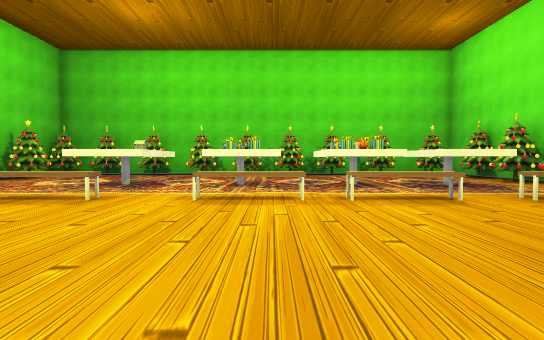
[1] (above)

16 first-person views from a walk through a scene from a Unity 3-D project. The camera is 1.3 m above the floor, tilts 2° down and sees 80° across. The floor is counted in squares, 2 m on a side. Each view is taken from the middle of a square. On the plan, view 1 faces up. The plan holds only what a view shows up to about 10 squares ahead; the rest is blank. The player character is not drawn. Some surface patterns are stand-ins.

[2]
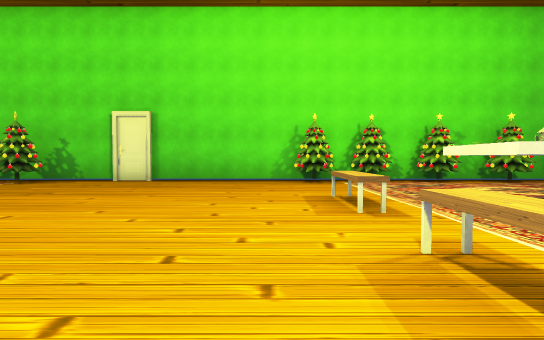

[3]
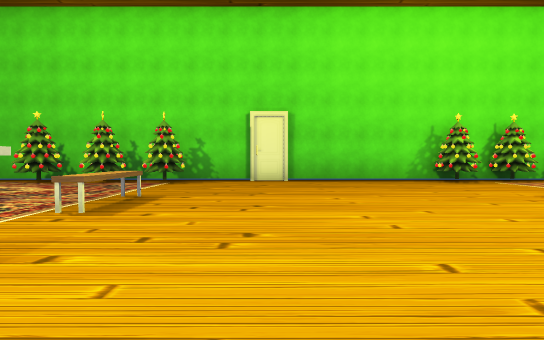

[4]
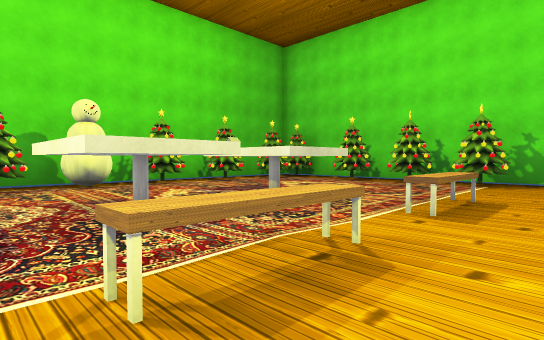

[5]
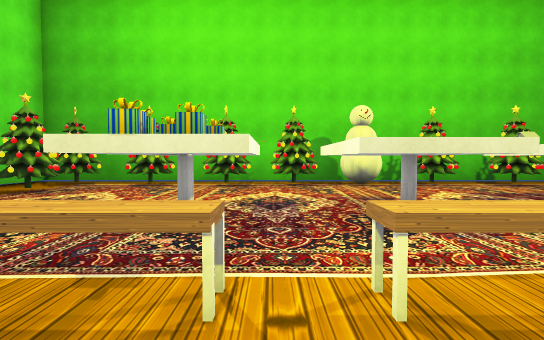

[6]
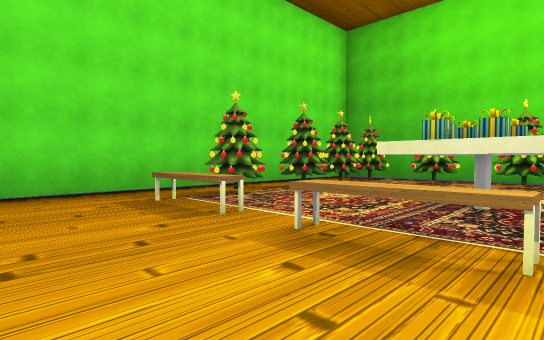

[7]
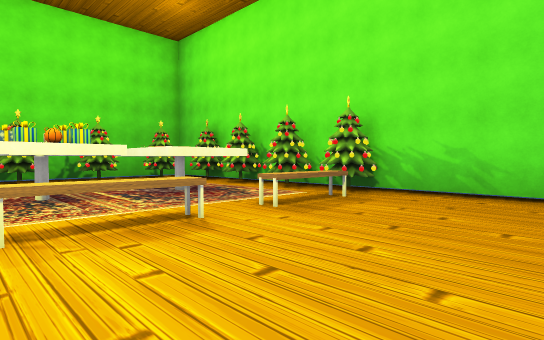

[8]
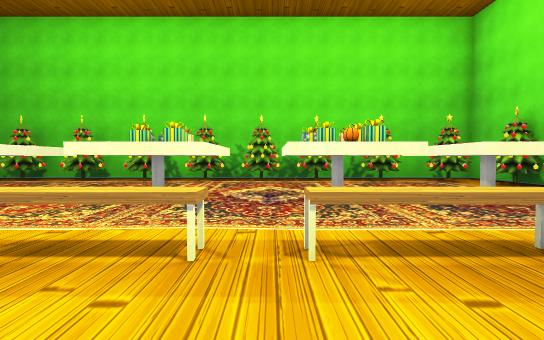

[9]
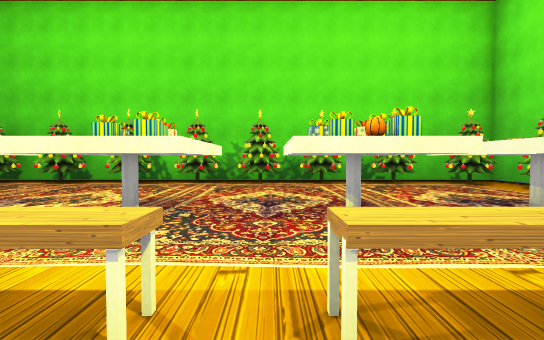

[10]
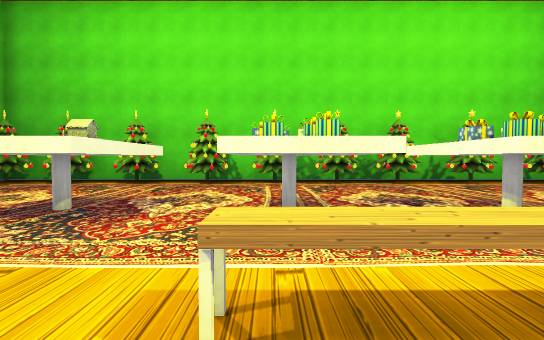

[11]
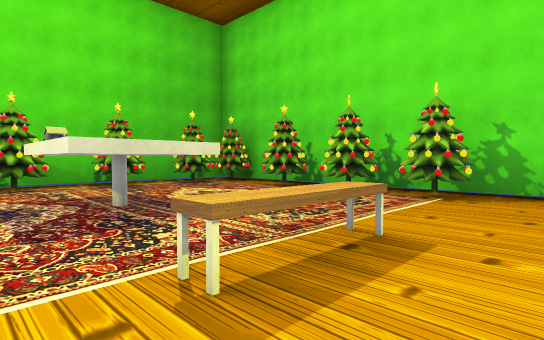

[12]
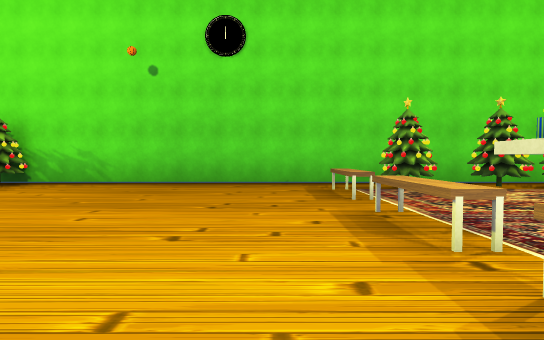

[13]
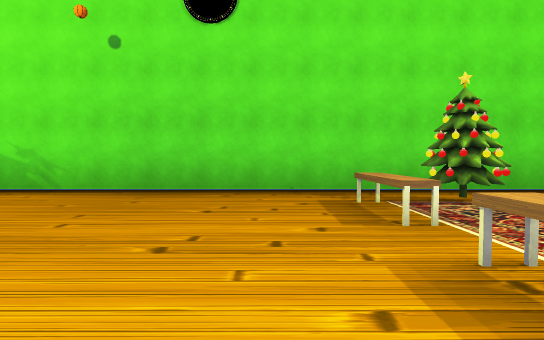

[14]
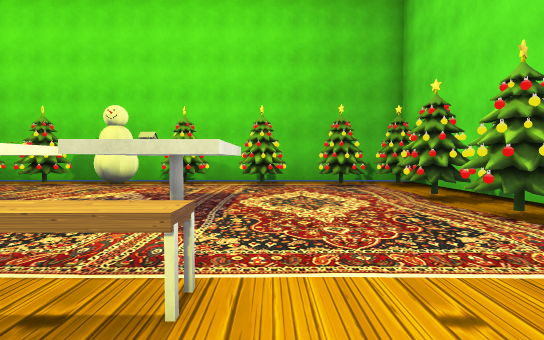

[15]
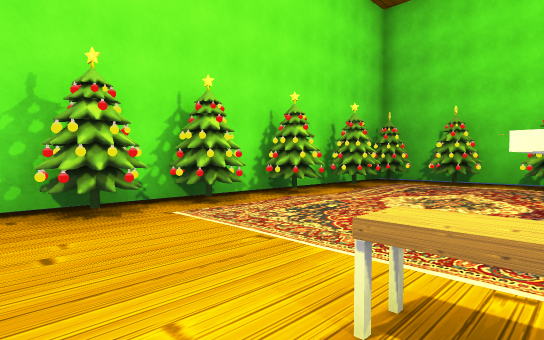

[16]
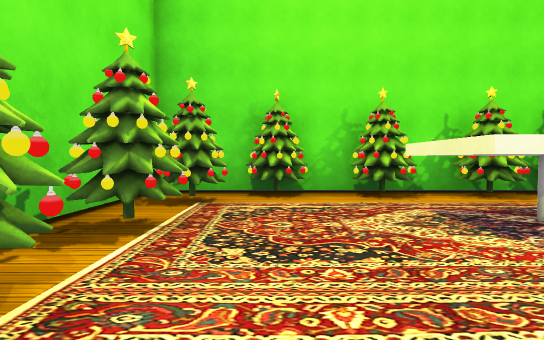

### Floor plan
Key: @ floor where view 1 was taken; # wall or solid block; x gap in a wall; . floor; T tree; B box; H thing the floor can be seen under or through; O other object.
Columns run from 9 left of view 1 to 8 right of it. Each row starts with its distance up from view 1.
 14             ######
 13 #T#T#######T.x...#
 12 #T.TTTTTT.TT.T.T.#
 11 #T..............T#
 10 #T...............#
  9 #T... #.O . .##.T#
  8 #T...# .BB.O.##..#
  7 #T...# .##.B.##TT
  6 #...............T
  5 #T...OO.OO.OOOO.##
  4 #................#
  3 #................#
  2 #................#
  1 #................#
  0 #........@.......#
 -1 #................#
 -2 #....OO.OO.OOOO..#
 -3 #T...............#
 -4 #T......##.B...T.#
 -5 #T...HH.##.B...T.#
 -6 #TT..HO.##. ..TT.#
 -7 #..............T.#
 -8 #.T..............#
 -9 #TTTT.T.OTTT.T.T.#
-10 ##################

Positions as (right, up) in squares from view 1, and headings:
1: (0, 0), facing up
2: (1, 4), facing left
3: (1, 0), facing left
4: (1, -1), facing down-left
5: (1, -1), facing down
6: (1, 0), facing down-right
7: (1, 2), facing up-right
8: (1, 3), facing up
9: (1, 4), facing up
10: (-1, 4), facing up
11: (-2, -1), facing down-left
12: (-1, -1), facing right
13: (1, -1), facing right
14: (-5, -1), facing down
15: (-4, 4), facing up-left
16: (1, 11), facing right
